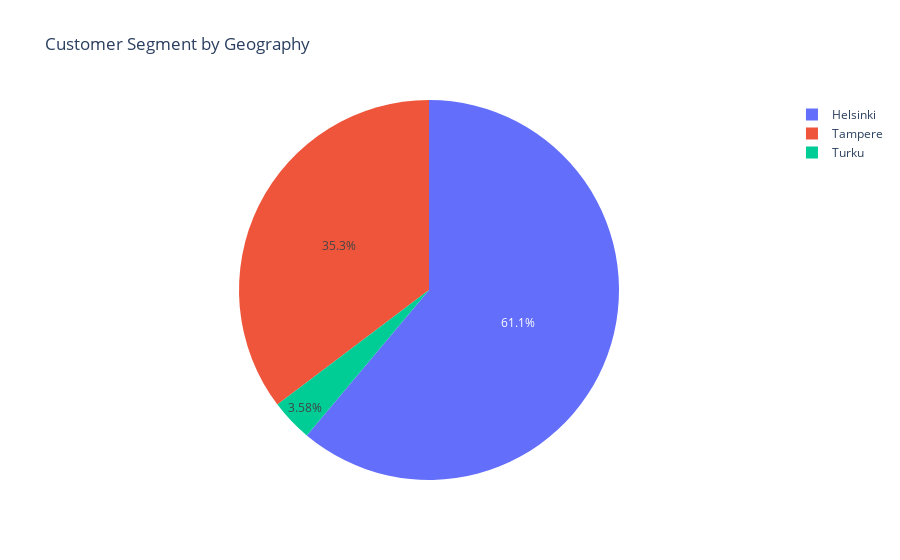

The notebook cell saved with this chart:
### Code cell
#Segment the data with Geography
fig = px.pie(clean_data, values='initial_fee_level', names='branch', 
             title='Customer Segment by Geography')    
fig.show()
fig.write_html("graph/Customer Segment by Geography.html")
'''
Result - Helsinki is the dominant Market in this dataset on splitting the customer segment
'''

### Figure 1 — Plotly figure (JSON) as saved in the notebook; plotly's stock layout.template omitted (floating-point values rounded to 4 significant figures; data arrays with more than 128 entries replaced by an {"elided": "..."} marker saying what was removed)
{"data": [{"domain": {"x": [0, 1], "y": [0, 1]}, "hovertemplate": "branch=%{label}<br>initial_fee_level=%{value}<extra></extra>", "labels": {"elided": "889 str values"}, "legendgroup": "", "name": "", "showlegend": true, "type": "pie", "values": {"elided": "889 float values"}}], "layout": {"legend": {"tracegroupgap": 0}, "title": {"text": "Customer Segment by Geography"}}}
